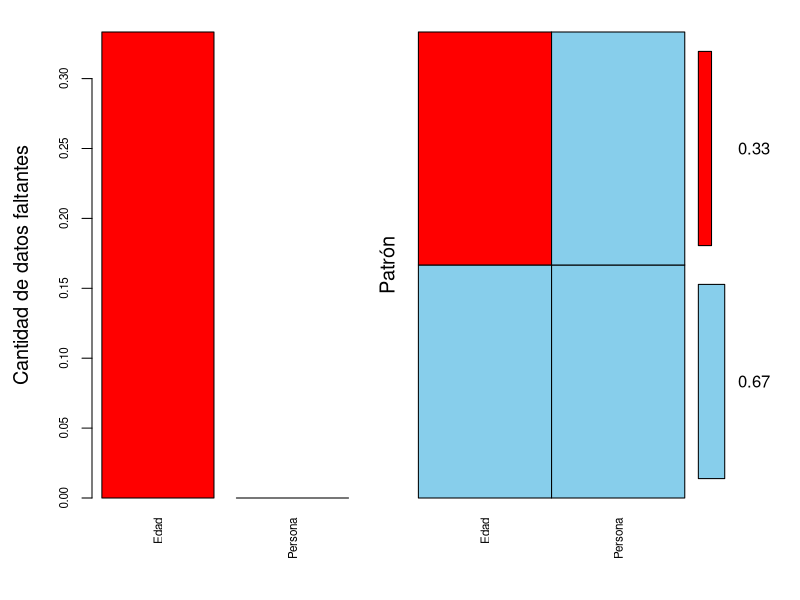
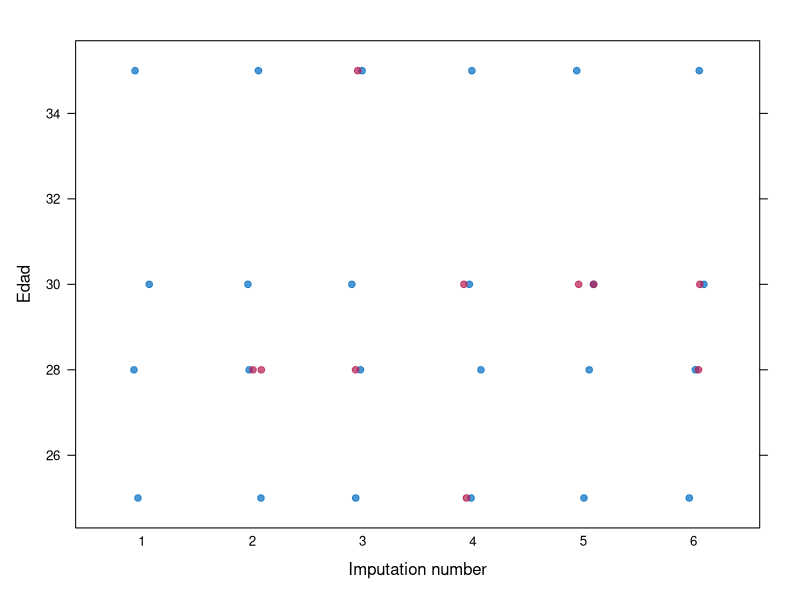
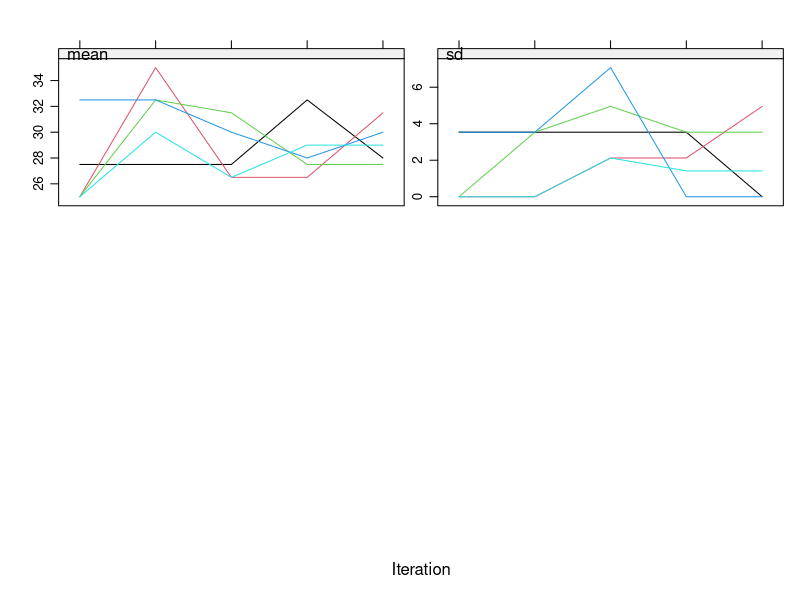

These figures' R source, in order:
# Instalar y cargar paquetes necesarios
install.packages("mice")
install.packages("VIM")  # para gráficos de datos faltantes
library(mice)
library(VIM)

# Crear el dataframe
datosm <- data.frame(
  Persona = 1:6,
  Edad = c(25, 30, NA, 28, NA, 35)
)

# Visualizar datos faltantes
aggr(datosm, numbers = TRUE, sortVars = TRUE, labels = colnames(datosm), cex.axis = 0.7, gap = 3, ylab=c("Cantidad de datos faltantes", "Patrón"))

# Aplicar imputación múltiple (m=5 imputaciones, maxit=5 iteraciones)
imp <- mice(datosm, m = 5, maxit = 5, method = 'pmm', seed = 123)

# Resumen de la imputación
summary(imp)

# Visualizar las imputaciones realizadas para la variable Edad
stripplot(imp, Edad ~ .imp, pch = 20, cex = 1.2)

# Obtener uno de los datasets imputados completos (ejemplo: el primero)
datosm_completos <- complete(imp, 1)

# Imprimir datos completados
print(datosm_completos)

plot(imp)  # Gráficos de convergencia

# el gráfico,muestra que cada línea representa cómo varían las imputaciones 
# para una variable (en este caso Edad) a lo largo de las iteraciones.
# Si las líneas se estabilizan (se vuelven planas y no cambian mucho), 
# indica que el proceso de imputación ha convergido.
# Esto sugiere que las imputaciones ya no cambian significativamente con
# iteraciones adicionales y, por lo tanto, son más confiables.
# Si las líneas oscilan mucho o tienen tendencias fuertes, 
# puede indicar que el proceso no ha convergido aún y podrían ser necesarias
# más iteraciones o ajustes en el modelo.
# este grafico permite verificar la validez técnica del proceso de imputación múltiple
# y asegurar que los datos imputados tengan estabilidad y coherencia estadística
# si convergen esto es que la imputacion multiple llega a un punto estable
# la convergencia indica estabilidad y confiabilidad de las imputaciones
